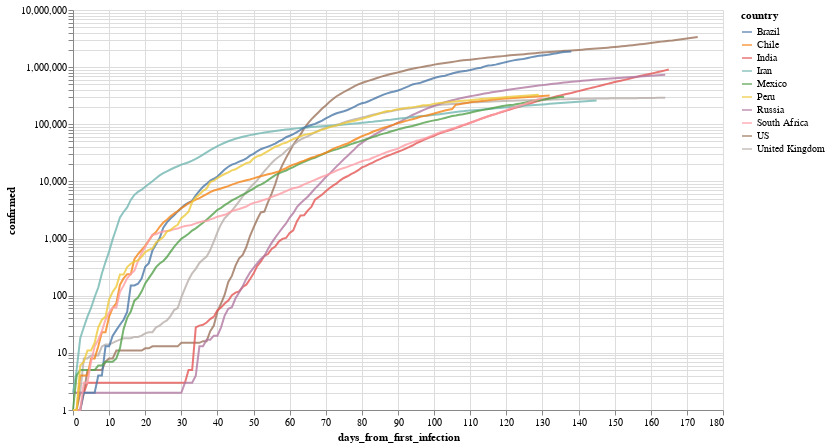

Notebook source saved alongside this figure:
### Markdown cell above
Por ejemplo, evolución (interactiva!) de los paises con mas infectados

### Code cell
total_confirmed_by_country = global_df.groupby('country').confirmed.max().sort_values(ascending=False)
selected_countries = total_confirmed_by_country[total_confirmed_by_country > 1000].index

plot_df = global_df[
    (global_df.confirmed > 0) & 
    (global_df.country.isin(selected_countries[:10]))
].sort_values('date')

selection = alt.selection_multi(
    fields=['country'], 
    bind='legend', 
    init=[{'country': c} for c in selected_countries[:10]]
)


(
    alt.Chart(plot_df)
       .mark_line()
       .encode(
           x='days_from_first_infection', 
           y=alt.Y('confirmed', scale=alt.Scale(type='log')), 
           color='country',
           opacity=alt.condition(selection, alt.value(.8), alt.value(.05))
       ).add_selection(selection)
        .properties(width=650, height=400)
       
)

### Figure 1 — Vega-Lite specification as saved in the notebook (floating-point values rounded to 4 significant figures; data arrays with more than 128 entries replaced by an {"elided": "..."} marker saying what was removed)
{"config": {"view": {"continuousWidth": 400, "continuousHeight": 300}}, "data": {"name": "data-35c973e13698e2ea0bbec7e06a3ba186"}, "mark": "line", "encoding": {"color": {"type": "nominal", "field": "country"}, "opacity": {"condition": {"value": 0.8, "selection": "selector001"}, "value": 0.05}, "x": {"type": "quantitative", "field": "days_from_first_infection"}, "y": {"type": "quantitative", "field": "confirmed", "scale": {"type": "log"}}}, "height": 400, "selection": {"selector001": {"type": "multi", "fields": ["country"], "bind": "legend", "init": [{"country": "US"}, {"country": "Brazil"}, {"country": "India"}, {"country": "Russia"}, {"country": "Peru"}, {"country": "Chile"}, {"country": "Mexico"}, {"country": "United Kingdom"}, {"country": "South Africa"}, {"country": "Iran"}]}}, "width": 650, "$schema": "https://vega.github.io/schema/vega-lite/v4.8.1.json", "datasets": {"data-35c973e13698e2ea0bbec7e06a3ba186": {"elided": "1486 records"}}}
